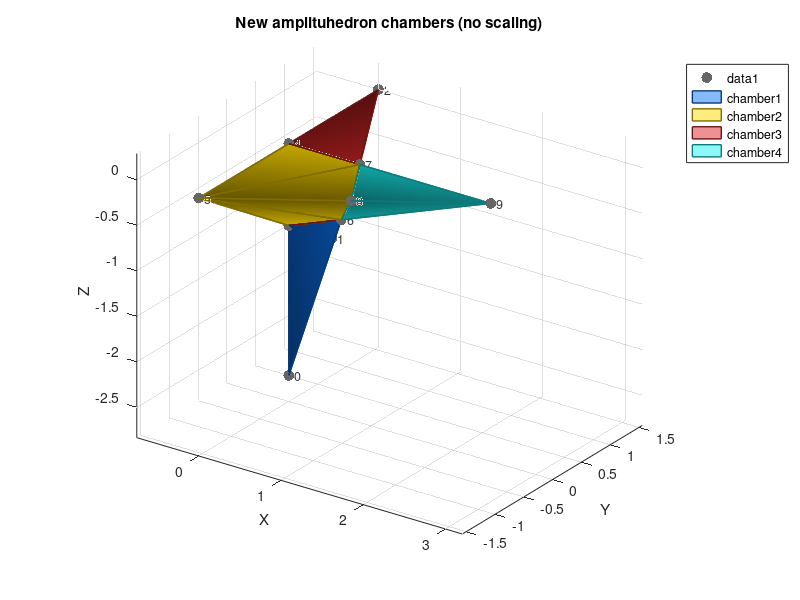

Recreate this plot in MATLAB. (Note: this script raises an error after producing the figure.)
%% Plot new amplituhedron chambers (no scaling) + export STLs
clear; clc; close all;

%% --- Vertices: [id, x, y, z] ---
% v2 corrected: y = 14/9, z = 0
D = [ ...
  0,  0,              0,                -28/11;          % v0
  1,  0,              724/973,          -1292/973;       % v1
  2,  0,              14/9,             0;               % v2  <-- fixed
  3,  0,              0,               -9/10;            % v3
  4,  0,              0,                0;               % v4
  5,  0,             -36/23,            0;               % v5
  6,  543/851,        0,               -2834/4255;       % v6
  7,  70/81,          0,                0;               % v7
  8,  3230/2523,     -5668/7569,        0;               % v8
  9,  27/11,          0,                0;               % v9
];

ids = D(:,1);      % 0..9
V   = D(:,2:4);    % 10 x 3

%% --- Chamber vertex sets (0-based labels -> 1-based indices) ---
chamber_ids = { ...
    [0 1 3 6]   + 1, ...   % Chamber 1
    [3 4 5 6 7 8] + 1, ... % Chamber 2
    [1 2 3 4 6 7] + 1, ... % Chamber 3
    [6 7 8 9]   + 1  ...   % Chamber 4
};

chamber_names  = {'chamber1','chamber2','chamber3','chamber4'};
chamber_colors = [ ...
    0.05 0.45 0.95;   % blue
    1.00 0.85 0.00;   % yellow
    0.85 0.15 0.15;   % red
    0.10 0.95 0.95];  % cyan

%% --- 3D plot (no scaling) ---
figure('Color','w'); hold on; grid on; axis equal vis3d;
xlabel('X'); ylabel('Y'); zlabel('Z');
title('New amplituhedron chambers (no scaling)');

% Plot all vertices as grey spheres
scatter3(V(:,1), V(:,2), V(:,3), 60, [0.4 0.4 0.4], 'filled');
for i = 1:numel(ids)
    text(V(i,1), V(i,2), V(i,3), sprintf('  %d', ids(i)), ...
        'Color',[0.2 0.2 0.2], 'FontSize',9);
end

% Plot each chamber as convex hull patch
for c = 1:numel(chamber_ids)
    idx = chamber_ids{c};
    P   = V(idx,:);                              % local vertices
    K   = convhull(P(:,1), P(:,2), P(:,3));      % triangle faces

    patch('Faces',K, 'Vertices',P, ...
          'FaceColor',chamber_colors(c,:), ...
          'FaceAlpha',0.5, ...
          'EdgeColor',chamber_colors(c,:)*0.5, ...
          'LineWidth',1.0, ...
          'DisplayName',chamber_names{c});
end

view(35,25);
camlight headlight; lighting gouraud;
legend('Location','northeastoutside');

%% --- STL export for each chamber (ASCII, no scaling) ---
outdir = pwd;
for c = 1:numel(chamber_ids)
    idx = chamber_ids{c};
    P   = V(idx,:);
    K   = convhull(P(:,1), P(:,2), P(:,3));

    fname = fullfile(outdir, sprintf('%s_raw.stl', chamber_names{c}));
    write_stl_ascii(fname, P, K, chamber_names{c});
    fprintf('Wrote %s with %d triangles\n', fname, size(K,1));
end

%% --- Helper: simple ASCII STL writer ---
function write_stl_ascii(filename, V, F, solidname)
    if nargin < 4 || isempty(solidname)
        solidname = 'mesh';
    end
    fid = fopen(filename,'w');
    if fid==-1, error('Cannot open %s for writing.', filename); end
    cleaner = onCleanup(@() fclose(fid)); %#ok<NASGU>

    fprintf(fid,'solid %s\n', solidname);
    for i = 1:size(F,1)
        a = V(F(i,1),:);
        b = V(F(i,2),:);
        c = V(F(i,3),:);
        n = cross(b-a, c-a);
        n = n / max(norm(n), eps);
        fprintf(fid,'  facet normal %.8e %.8e %.8e\n', n(1), n(2), n(3));
        fprintf(fid,'    outer loop\n');
        fprintf(fid,'      vertex %.14f %.14f %.14f\n', a(1), a(2), a(3));
        fprintf(fid,'      vertex %.14f %.14f %.14f\n', b(1), b(2), b(3));
        fprintf(fid,'      vertex %.14f %.14f %.14f\n', c(1), c(2), c(3));
        fprintf(fid,'    endloop\n');
        fprintf(fid,'  endfacet\n');
    end
    fprintf(fid,'endsolid %s\n', solidname);
end
